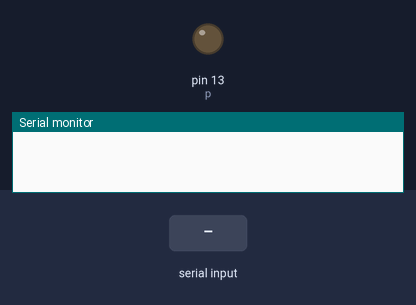
A sketch run on a simulated Arduino Uno, built with avr-gcc and run on an emulated ATmega328P. Parts: output pins drawn as LEDs (lit = HIGH), the last lines printed to the serial monitor. The inputs (shaded band) are chosen by the test bench.

Above: at 1.2 s.
1.3 s: "3\n" received over Serial
At 1.4 s:
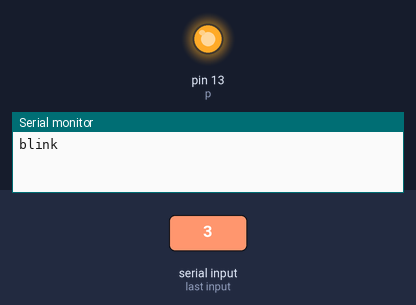
4.3 s: "1\n" received over Serial
At 5.4 s:
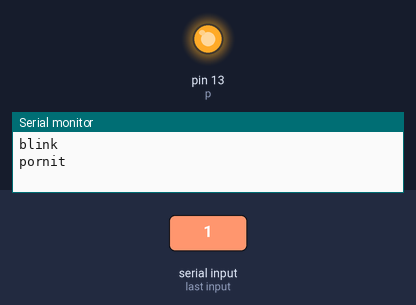
5.8 s: "2\n" received over Serial
At 6.5 s:
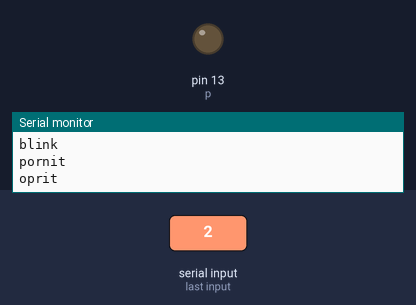
Timing chart, 0 to 8.8 s (numbered marks = the images above; inputs shaded):
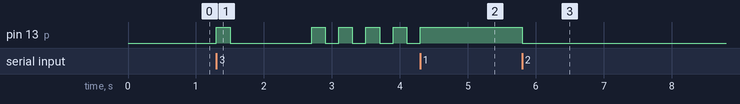

Measured:
- after the input at 1.3 s, pin 13 (p): goes HIGH 0.20 s, LOW 1.2 s, 3 × (HIGH 0.20 s, LOW 0.20 s), HIGH 0.20 s, then LOW, starting at once
- after the input at 4.3 s, pin 13 (p): goes on until 4.3 s, then stays HIGH
- after the input at 5.8 s, pin 13 (p): HIGH → LOW at once

The sketch:

ex1.ino
```cpp
int p = 13;
int m = 0;

void setup() {
  Serial.begin(9600);
  pinMode(p, OUTPUT);
}

void loop() {
  if (Serial.available() > 0) {
    int v = Serial.parseInt();
    if (v == 1) {
      m = 1;
      Serial.println("pornit");
    } else if (v == 2) {
      m = 2;
      Serial.println("oprit");
    } else if (v == 3) {
      m = 3;
      Serial.println("blink");
    }
  }

  if (m == 1) {
    digitalWrite(p, 1);
  } else if (m == 2) {
    digitalWrite(p, LOW);
  } else if (m == 3) {
    digitalWrite(p, 1);
    delay(200);
    digitalWrite(p, 0);
    delay(200);
  }
}
```
